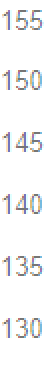
#> input picture amtsidebar.png, 25 x 184 px (shown 2 times larger)
$ python test_extractor.py   (older library calls are emulated)
#> lines starting #> are read from the running program, lines starting #| are printed output that depends on the picture; after the words box and inside, x2 and y2 are one past the last pixel; in counts of white or black regions, pixels touching at a corner belong together
### digitpkg/digitextractor.py
from imutils.perspective import four_point_transform
from imutils import contours
import imutils
import cv2

def padd(im, desired_size):
    old_size = im.shape[:2] # old_size is in (height, width) format
    ratio = float(desired_size)/max(old_size)
    new_size = tuple([int(x*ratio) for x in old_size])
    # new_size should be in (width, height) format
    im = cv2.resize(im, (new_size[1], new_size[0]))
    delta_w = desired_size - new_size[1]
    delta_h = desired_size - new_size[0]
    top, bottom = delta_h//2, delta_h-(delta_h//2)
    left, right = delta_w//2, delta_w-(delta_w//2)
    color = [255, 255, 255]
    new_im = cv2.copyMakeBorder(im, top, bottom, left, right, cv2.BORDER_CONSTANT,value=color)
    return new_im

def extract_from_image(fileName, size):
#> called with fileName = 'amtsidebar.png', size = 28
    image = cv2.imread(fileName)
#> image is the input picture: shape (184, 25, 3); mean B, G, R 245.1, 244.7, 244.6
    gray = cv2.cvtColor(image, cv2.COLOR_BGR2GRAY)
    thresh = cv2.threshold(gray, 0, 255, cv2.THRESH_BINARY_INV | cv2.THRESH_OTSU)[1]
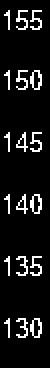
#> thresh: shape (184, 25) (shown 2 times larger); 8.5% white in thin lines or dots, all inside (x1, y1, x2, y2) = (2, 5, 21, 169)

    cnts = cv2.findContours(thresh.copy(), cv2.RETR_EXTERNAL, cv2.CHAIN_APPROX_SIMPLE)
#> cnts = 18 contours, 15 with area under 20; largest, box (x1, y1, x2, y2) and area: (15, 159, 21, 169) 36, (15, 97, 21, 107) 36, (15, 35, 21, 45) 36
    cnts = cnts[0] if imutils.is_cv2() else cnts[1]
    digitCnts = {}
    imgcopy = image.copy()
    for c in cnts:
        (x, y, w, h) = cv2.boundingRect(c)

        if w >= 3 and (h >= 8):
            if y not in digitCnts:
                digitCnts[y] = {}
            digitCnts[y][x] = padd(imgcopy[y:y+h, x:x+w], size)
#> this loop made 18 passes
#> (x, y, w, old_size in padd, new_size in padd, delta_w in padd, left in padd, right in padd) on passes 1 to 12: (15, 159, 6, (10, 6), (28, 16), 12, 6, 6), (8, 159, 6, (10, 6), (28, 16), 12, 6, 6), (2, 159, 3, (10, 3), (28, 8), 20, 10, 10), (15, 128, 6, (10, 6), (28, 16), 12, 6, 6), (8, 128, 6, (10, 6), (28, 16), 12, 6, 6), (2, 128, 3, (10, 3), (28, 8), 20, 10, 10), (15, 97, 6, (10, 6), (28, 16), 12, 6, 6), (8, 97, 6, (10, 6), (28, 16), 12, 6, 6), (2, 97, 3, (10, 3), (28, 8), 20, 10, 10), (15, 66, 6, (10, 6), (28, 16), 12, 6, 6), (8, 66, 6, (10, 6), (28, 16), 12, 6, 6), (2, 66, 3, (10, 3), (28, 8), 20, 10, 10)
#> pass 1, in padd, `new_im = cv2.copyMakeBorder(im, top, bottom, left, right, cv2.BORDER_C..`:
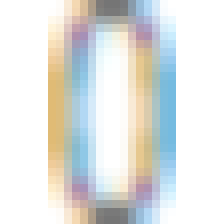
#> new_im: shape (28, 28, 3) (shown 8 times larger); mean of channels 0, 1, 2 225.2, 227.3, 225.2; drawn as B, G, R
#> pass 3, in padd (call 3), `new_im = cv2.copyMakeBorder(im, top, bottom, left, right, cv2.BORDER_C..`:
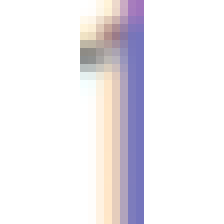
#> new_im: shape (28, 28, 3) (shown 8 times larger); mean of channels 0, 1, 2 240, 236.2, 239.2; drawn as B, G, R
#> after the loop, digitCnts = 6 items
    return digitCnts


#cv2.imwrite('amtsidebarfind.png', imgcopy)

### digitpkg/digitUtil.py
def getSortedDictionaryImages(dictimages, index):
    sortedimgkeys =[dk for dk in dictimages.keys()]
    sortedimgkeys.sort()
    xdict = [dictimages[k] for k in sortedimgkeys][index]
    sortedimgkkeys = [dk for dk in xdict.keys()]
    sortedimgkkeys.sort()
    orderedImages = [xdict[k] for k in sortedimgkkeys]
    return orderedImages

### test_extractor.py
from digitpkg.digitextractor import extract_from_image
from digitpkg.digitUtil import getSortedDictionaryImages
import cv2
result = extract_from_image('amtsidebar.png', 28)
#> result = 6 items
assert len(result) == 6
assert all([len(result[row]) == 3 for row in result])
assert all(all([(len(result[row][c]) == 28 and len(result[row][c][0])) == 28 for c in result[row]]) for row in result)

cv2.imwrite('Extract28.png', list(list(result.values())[0].values())[0])
sortedDict = getSortedDictionaryImages({2:{2:2, 1:1},1:{2:1, 1:2}}, 0)
assert len(sortedDict) == 2
issorted = [(sortedDict[i] >= sortedDict[i+1]) for i in range(len(sortedDict)-1)]
assert all(issorted)
result2 = extract_from_image('testChart2bar.png', 28)
#> call 2 of extract_from_image, with fileName = 'testChart2bar.png', size = 28
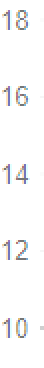
#> input picture testChart2bar.png, 22 x 184 px (shown 2 times larger)
#> in extract_from_image, image is the input picture: shape (184, 22, 3); mean B, G, R 249, 248.6, 248.6
#> in extract_from_image (call 2), `thresh = cv2.threshold(gray, 0, 255, cv2.THRESH_BINARY_INV | cv2.THRES..`:
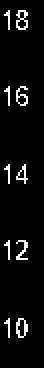
#> thresh: shape (184, 22) (shown 2 times larger); 4.9% white in thin lines or dots, all inside (x1, y1, x2, y2) = (2, 5, 14, 169)
#> in extract_from_image (call 2), `cnts = cv2.findContours(thresh.copy(), cv2.RETR_EXTERNAL, cv2.CHAIN_AP..`: cnts = 10 contours, 7 with area under 20; largest, box (x1, y1, x2, y2) and area: (8, 159, 14, 169) 36, (8, 5, 14, 15) 35, (8, 43, 14, 53) 23
#> the loop in extract_from_image (call 2), `for c in cnts:` made 10 passes
#> (x, y, w, old_size in padd, new_size in padd, delta_w in padd, left in padd, right in padd) on passes 1 to 10: (8, 159, 6, (10, 6), (28, 16), 12, 6, 6), (2, 159, 3, (10, 3), (28, 8), 20, 10, 10), (8, 120, 6, (10, 6), (28, 16), 12, 6, 6), (2, 120, 3, (10, 3), (28, 8), 20, 10, 10), (8, 82, 6, (10, 6), (28, 16), 12, 6, 6), (2, 82, 3, (10, 3), (28, 8), 20, 10, 10), (8, 43, 6, (10, 6), (28, 16), 12, 6, 6), (2, 43, 3, (10, 3), (28, 8), 20, 10, 10), (8, 5, 6, (10, 6), (28, 16), 12, 6, 6), (2, 5, 3, (10, 3), (28, 8), 20, 10, 10)
#> pass 1, in padd (call 19), `new_im = cv2.copyMakeBorder(im, top, bottom, left, right, cv2.BORDER_C..`:
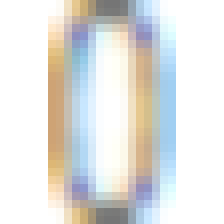
#> new_im: shape (28, 28, 3) (shown 8 times larger); mean of channels 0, 1, 2 224.6, 227, 226.5; drawn as B, G, R
#> pass 3, in padd (call 21), `new_im = cv2.copyMakeBorder(im, top, bottom, left, right, cv2.BORDER_C..`:
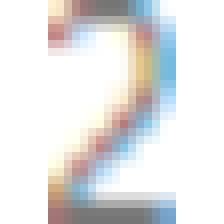
#> new_im: shape (28, 28, 3) (shown 8 times larger); mean of channels 0, 1, 2 228, 227.9, 227.9; drawn as B, G, R
#> after the loop in extract_from_image (call 2), `for c in cnts:`: digitCnts = 5 items
#> result2 = 5 items
assert len(result2) == 5
assert all([len(result2[row]) == 2 for row in result2])
